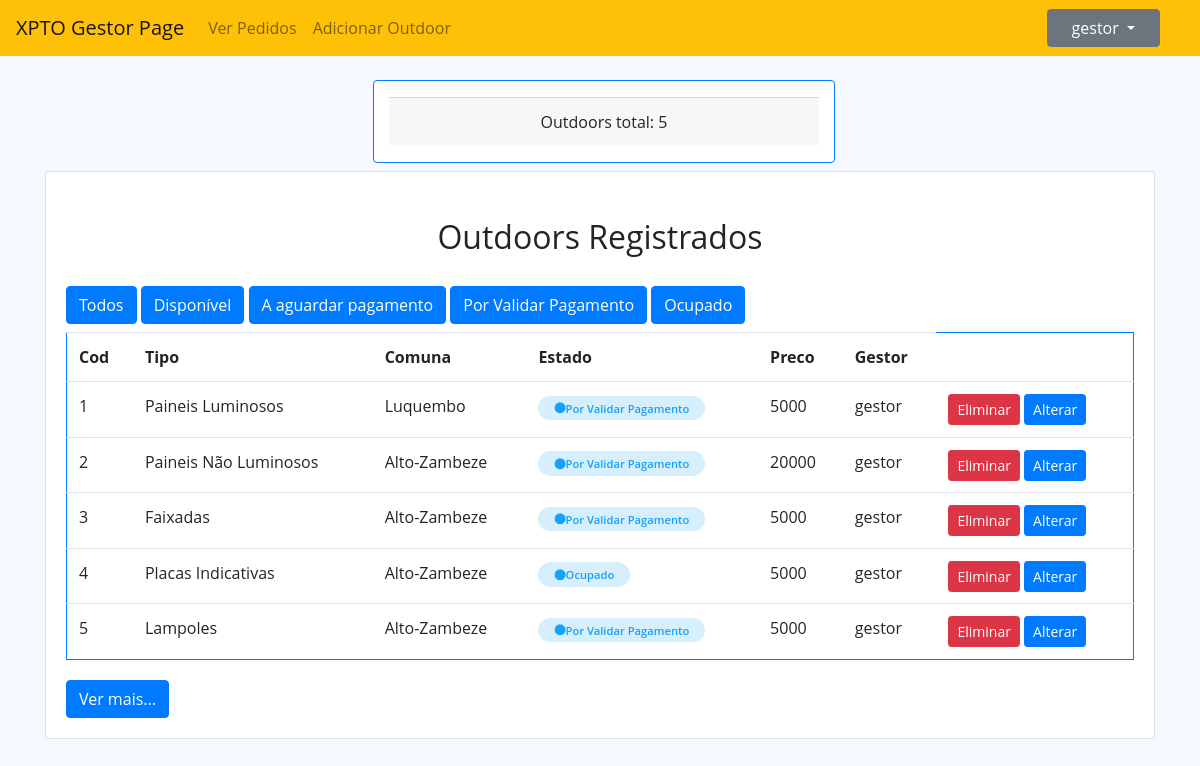
The page /index.php?op=Gestor&&estado=all (signed in) on the database as committed earlier.
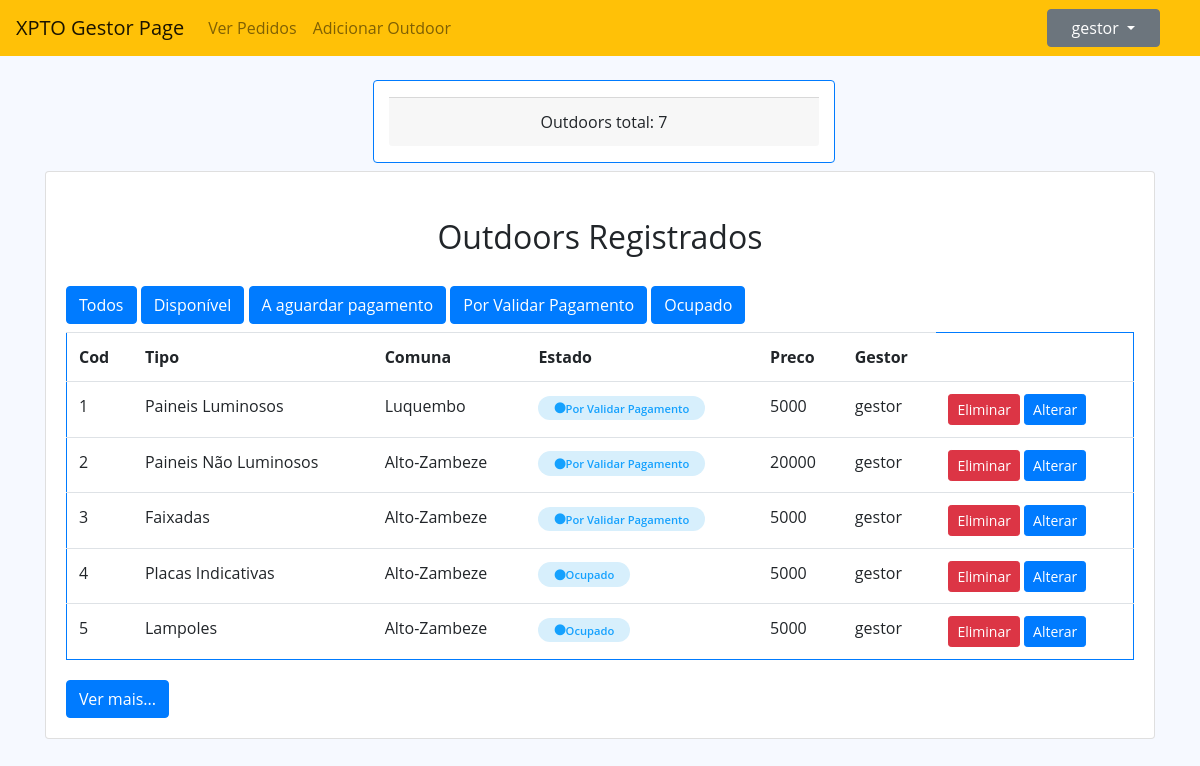
The same page on the database as committed later.
### tables this page shows
CREATE TABLE `outdoor` (
  `id` int(11) NOT NULL,
  `tipo` varchar(50) NOT NULL,
  `preco` float NOT NULL,
  `idComuna` int(11) NOT NULL,
  `estado` varchar(50) NOT NULL DEFAULT 'Disponivel',
  `eliminado` varchar(10) NOT NULL DEFAULT 'nao',
  `idUsuario` int(11) NOT NULL
);

CREATE TABLE `comuna` (
  `id` int(11) NOT NULL,
  `nome` varchar(50) NOT NULL,
  `idMunicipio` int(11) NOT NULL
);

CREATE TABLE `usuario` (
  `id` int(11) NOT NULL,
  `username` varchar(50) NOT NULL,
  `senha` varchar(50) NOT NULL,
  `tipo` varchar(50) NOT NULL,
  `eliminado` varchar(10) NOT NULL DEFAULT 'nao'
);

### repositories/UsuarioRepository.php (called while the page is built, shortened)
<?php
require_once __DIR__ . '/../dbconfig/DbConnection.php';
require_once __DIR__ . '/../models/UsuarioModel.php';
class UsuarioRepository implements IUsuarioRepository {
    private $db = null;
    public function __construct() {
        $this->db = DbConnection::getInstance();
    }
    public function selectById($id) {
        try {
            $stmt = $this->db->prepare("SELECT id, username, senha, tipo, eliminado FROM usuario WHERE id = :id and eliminado <> 'Sim'");
            $stmt->bindParam(":id", $id);
            $stmt->execute();
            $dado = $stmt->fetch(PDO::FETCH_ASSOC);
            if ($dado) {
                $Usuario = new UsuarioModel($dado['id'], $dado['username'], null, $dado['tipo'], null);
                return $Usuario;
            } else {
                return false;
            }
        } catch (PDOException $e) {
            echo $e->getMessage();
            return false;
        }
    }
}

### dbconfig/DbConnection.php (called while the page is built)
<?php
class DbConnection {
    private static $instance = NULL;
    public static function getInstance() {
        if (!isset(self::$instance)) {
            try {
                self:: $instance = new PDO("mysql:host=localhost;dbname=outdoorgest", 'root', '');
                self:: $instance->setAttribute(PDO::ATTR_ERRMODE, PDO::ERRMODE_EXCEPTION);
            } catch (PDOException $e) {
                echo $e->getMessage();
            }
        }
        return self::$instance;
    }
}

### services/UsuarioService.php (called while the page is built, shortened)
<?php
require_once __DIR__ . '/../repositories/UsuarioRepository.php';
class UsuarioService implements IUsuarioService {
    private $usuarioRepository = null;
    public function __construct() {
        $this->usuarioRepository = new UsuarioRepository();
    }
    public function selectById($id) {
        try {
            return $this->usuarioRepository->selectById($id);
        } catch (PDOException $e) {
            return false;
        }
    }
}

### controllers/ClienteController.php (called while the page is built, shortened)
<?php
require_once __DIR__ . '/../services/UsuarioService.php';
require_once __DIR__ . '/../services/OutdoorService.php';
class ClienteController {
    public function __construct() {
        $this->usuarioService = new UsuarioService();
        if (isset($_SESSION['Usuario'])) {
            $Us = unserialize($_SESSION['Usuario']);
            $_SESSION['Usuario'] = serialize($this->usuarioService->selectById($Us->getId()));
        }
    }
}
$actualizar = new ClienteController();

### index.php (called while the page is built, shortened)
<?php
include __DIR__ . '/./controllers/Rotas.php';
$rotas = new Rotas();
$rotas->requestHandle();
?>

### models/UsuarioModel.php (called while the page is built, shortened)
<?php
class UsuarioModel {
    private $id;
    private $username;
    private $tipo;
    public function __construct($id, $username, $senha, $tipo, $eliminado) {
        $this->id = $id;
        $this->username = $username;
        $this->tipo = $tipo;
    }
    public function getId() {
        return $this->id;
    }
    public function getUsername() {
        return $this->username;
    }
    public function getTipo() {
        return $this->tipo;
    }
}

### services/OutdoorService.php (called while the page is built, shortened)
<?php
require_once __DIR__ . '/../repositories/OutdoordRepository.php';
class OutdoorService implements IOutdoorService {
    private $outdoorRepository = null;
    public function __construct() {
        $this->outdoorRepository = new OutdoordRepository();
    }
    public function selectAll() {
        return $this->outdoorRepository->selectAll();
    }
    public function selectCount() {
        return $this->outdoorRepository->selectCount();
    }
}

### repositories/OutdoordRepository.php (called while the page is built, shortened)
<?php
require_once __DIR__ . '/../dbconfig/DbConnection.php';
require_once __DIR__ . '/../models/OutdoorModel.php';
class OutdoordRepository implements IOutdoorRepository{
     private $db;
    public function __construct() {
        $this->db = DbConnection::getInstance();
    }
    public function selectCount() {
        try {
            $stmt = $this->db->prepare("SELECT COUNT(*) FROM `outdoor` WHERE eliminado <> 'Sim'");
            $stmt->execute();
            $adm = $stmt->fetchColumn();
            return $adm;
        } catch (PDOException $e) {
            echo $e->getMessage();
            return false;
        }
    }
    public function selectAll() {
        try {
            $stmt = $this->db->prepare("SELECT o.id, o.tipo, `preco`,c.nome `idComuna`, `estado`, o.eliminado, u.username `idUsuario`  FROM outdoor o join usuario u  on u.id = o.idUsuario join comuna c on c.id = o.idComuna WHERE o.eliminado <> 'Sim'");
            $stmt->execute();
            $outdoors = $stmt->fetchAll();
            $listaOutdoor = array();
            foreach ($outdoors as $cada) {
                $listaOutdoor[] = new OutdoorModel($cada['id'], $cada['tipo'], $cada['preco'],$cada['idComuna'], $cada['estado'], $cada['eliminado'], $cada['idUsuario']);
            }
            return $listaOutdoor;
        } catch (PDOException $e) {
            echo $e->getMessage();
            return false;
        }
    }
}

### models/OutdoorModel.php (called while the page is built, shortened)
<?php
class OutdoorModel {
    private $id;
    private $tipo;
    private $preco;
    private $comuna;
    private $estado;
    private $idGestor;
    public function __construct($id, $tipo, $preco, $comuna, $estado, $eliminado, $idGestor) {
        $this->id = $id;
        $this->tipo = $tipo;
        $this->preco = $preco;
        $this->comuna = $comuna;
        $this->estado = $estado;
        $this->idGestor = $idGestor;
    }
    public function getId() {
        return $this->id;
    }
    public function getTipo() {
        return $this->tipo;
    }
    public function getPreco() {
        return $this->preco;
    }
    public function getComuna() {
        return $this->comuna;
    }
    public function getEstado() {
        return $this->estado;
    }
    public function getIdGestor() {
        return $this->idGestor;
    }
}

### views/gestor/tabela.php (the view)
<div class="card">
    <div class="card-body">
        <div class="card-title text-center m-3">
            <h2>Outdoors Registrados</h2>
        </div>
        <a href="index.php?op=Gestor&&request&&estado=all" class="btn btn-primary mt-1 mb-2"  role="button">Todos</a>
        <a href="index.php?op=Gestor&&request&&estado=Disponivel" class="btn btn-primary mt-1 mb-2"  role="button">Disponível</a>
        <a href="index.php?op=Gestor&&request&&estado=A aguardar pagamento" class="btn btn-primary mt-1 mb-2"  role="button">A aguardar pagamento</a>
        <a href="index.php?op=Gestor&&request&&estado=Por Validar Pagamento" class="btn btn-primary mt-1 mb-2"  role="button">Por Validar Pagamento</a>
        <a href="index.php?op=Gestor&&request&&estado=Ocupado" class="btn btn-primary mt-1 mb-2"  role="button">Ocupado</a>
        <table id="listarDados" class="table border border-primary">
            <tr>
                <th scope="col">Cod</th>
                <th scope="col">Tipo</th>
                <th scope="col">Comuna</th>
                <th scope="col">Estado</th>
                <th scope="col">Preco</th>
                <th scope="col">Gestor</th>
            </tr>
            <?php
            if (isset($_SESSION['Usuario'])) {
                $usuario = unserialize($_SESSION['Usuario']);
            }
            foreach ($outdoors as $cada) {
                if ($usuario->getUsername() == $cada->getIdGestor()) {
                    $apresentar = '<tr>
                    <td>' . $cada->getId() . '</td>
                    <td>' . $cada->getTipo() . '</td>
                    <td>' . $cada->getComuna() . '</td>
                    <td><span class="status ativo"><i class="fas fa-circle"></i>' . $cada->getEstado() . '</span></td>
                    <td>' . $cada->getPreco() . '</td>
                    <td>' . $cada->getIdGestor() . '</td>
                    <td>
                        <button class="btn btn-danger btn-sm" id="eliminar">Eliminar</button>
                        <a class="btn btn-primary btn-sm" href="index.php?op=Gestor&&request=addOutdoor&&idO=' . $cada->getId() . '&&tipo=' . $cada->getTipo() . '&&preco=' . $cada->getPreco() . '">Alterar</a>
                    </td>
                </tr>
                <tr>';
                    if ($action2 == $cada->getEstado()) {
                        echo $apresentar;
                    } else if ($action2 == "all") {
                        echo $apresentar;
                    }
                }
            }
            ?>
        </table>
        <button type="button" class="btn btn-primary mt-1" id="nextButton">Ver mais...</button>
    </div>
</div>

### views/gestor/gestorView.php (shortened to what the changed rows need)
<?php
include 'header.php';
if (isset($_SESSION['Usuario']))
    $usuario = unserialize($_SESSION['Usuario']);
if (isset($_SESSION['loggedin']) && $_SESSION['loggedin'] === true && $usuario->getTipo() === "Gestor") {
    require_once __DIR__ . '/../../controllers/GestorController.php';
    $gestorController = new GestorController();
    ?>
    </head>
    <body class="">
        <nav class="navbar navbar-expand-lg navbar-light bg-warning justify-content-between">
            <a class="navbar-brand" href="index.php?op=<?php echo $usuario->getTipo(); ?>&&estado=all">XPTO Gestor Page</a>
            <div class="collapse navbar-collapse" id="navbarSupportedContent">
                <ul class="navbar-nav mr-auto" id="menu">
                    <li class="nav-item" >
                        <a class="nav-link" href="index.php?op=Gestor&&request=verPedidos&&estado=all">Ver Pedidos</a>
                    </li>
                    <li class="nav-item" >
                        <a class="nav-link" href="index.php?op=Gestor&&request=addOutdoor">Adicionar Outdoor</a>
                    </li>
                </ul>
            </div>
            <nav class="header-nav ms-auto">
                <ul class="d-flex align-items-center navbar-nav me-auto mb-2 mb-lg-0">
                    <li class="nav-item px-4 ">
                        <div class="dropdown">
                            <button class="btn btn-secondary dropdown-toggle px-4" type="button" id="dropdownMenuButton" data-toggle="dropdown" aria-haspopup="true" aria-expanded="false">
                                <?php if (isset($_SESSION['Usuario'])) echo $usuario->getUsername(); ?>
                            </button>
                        </div>
                    </li>
                </ul>
            </nav>
        </nav>
        <main class="mx-auto">
            <div class="container align-items-center justify-content-between">
                <div class="container text-center mb-2 mt-4">
                    <div class="row justify-content-center">
                        <div class="col-5 border border-primary ml-2 card">
                            <p class="card-footer mt-3">Outdoors total:
                                <?php echo $gestorController->totalOutdoors(); ?>
                            </p>
                        </div>
                    </div>
                </div>
                <?php $gestorController->verOutdoors(); ?>
            </div>
        </main>
        <?php
        include 'footer.php';
    } else
        echo '!!!!Pagina não encontrada';
    ?>

Rows that differ between the two databases and show on the page:
changed outdoor "Lampoles": estado "Por Validar Pagamento" → "Ocupado"
Other text that changed with them:
$gestorController->totalOutdoors(): "5" → "7"
